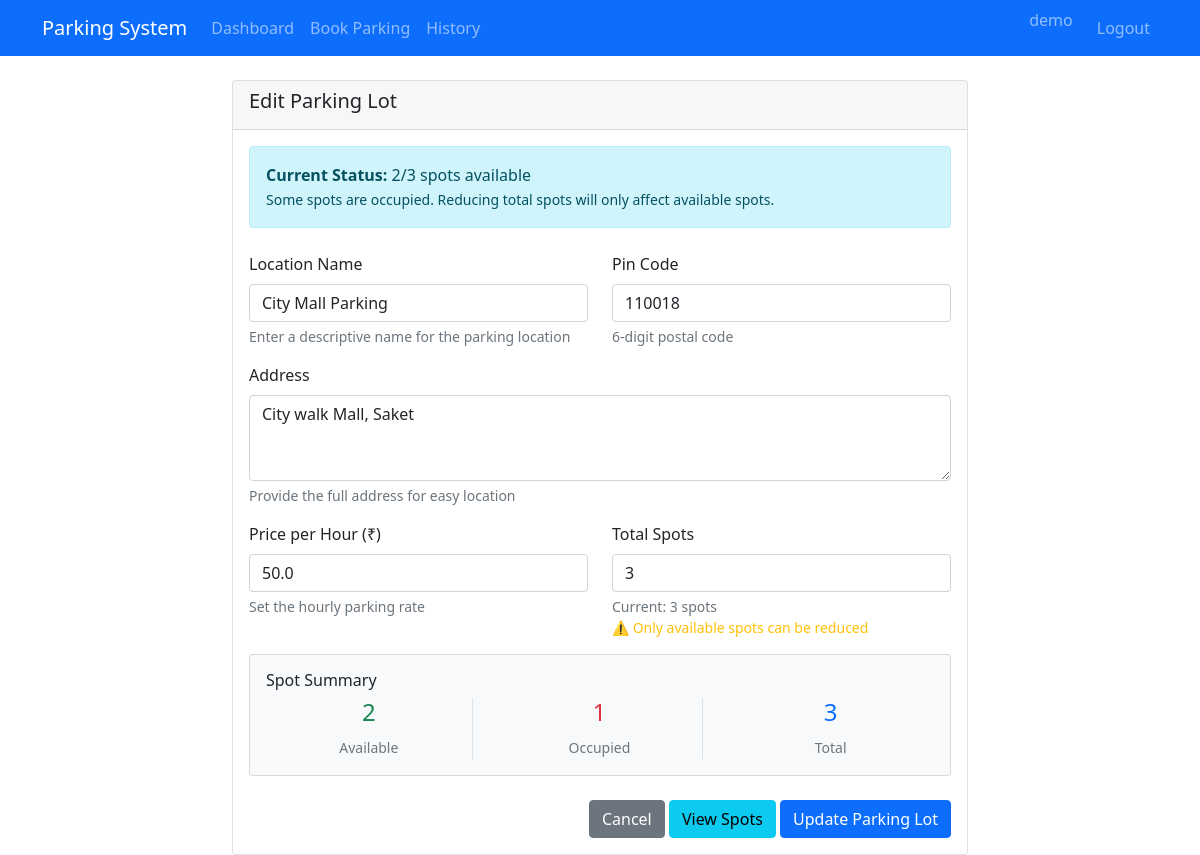
The page /admin/edit-parking-lot/1 (signed in) on the database its author committed.
### models/database.py (models this page shows)
class ParkingLot(db.Model):
    id = db.Column(db.Integer, primary_key=True)
    location_name = db.Column(db.String(100), nullable=False)
    address = db.Column(db.Text, nullable=False)
    pin_code = db.Column(db.String(10), nullable=False)
    price_per_hour = db.Column(db.Float, nullable=False)
    max_spots = db.Column(db.Integer, nullable=False)
    available_spots = db.Column(db.Integer, nullable=False)
    created_at = db.Column(db.DateTime, default=datetime.utcnow)
    spots = db.relationship('ParkingSpot', backref='parking_lot', lazy=True, cascade='all, delete-orphan')

### controllers/admin_controller.py (the view, shortened to what this page needs)
@admin_bp.route('/admin/edit-parking-lot/<int:lot_id>', methods=['GET', 'POST'])
def edit_parking_lot(lot_id):
    if 'admin_id' not in session:
        return redirect(url_for('main.login'))
    lot = ParkingLot.query.get_or_404(lot_id)
    return render_template('admin_edit_lot.html', lot=lot)

### templates/admin_edit_lot.html (shortened to what this page needs)
{% extends "base.html" %}
{% block content %}
<div class="row justify-content-center">
    <div class="col-md-8">
        <div class="card">
            <div class="card-header">
                <h5>Edit Parking Lot</h5>
            </div>
            <div class="card-body">
                <div class="alert alert-info mb-4">
                    <strong>Current Status:</strong> {{ lot.available_spots }}/{{ lot.max_spots }} spots available
                    {% if lot.available_spots < lot.max_spots %}
                        <br><small>Some spots are occupied. Reducing total spots will only affect available spots.</small>
                    {% endif %}
                </div>
                <form method="POST" id="editLotForm">
                    <div class="row">
                        <div class="col-md-6 mb-3">
                            <label for="location_name" class="form-label">Location Name</label>
                            <input type="text" class="form-control" id="location_name" name="location_name"
                                   value="{{ lot.location_name }}" required>
                            <div class="form-text">Enter a descriptive name for the parking location</div>
                        </div>
                        <div class="col-md-6 mb-3">
                            <label for="pin_code" class="form-label">Pin Code</label>
                            <input type="text" class="form-control" id="pin_code" name="pin_code"
                                   value="{{ lot.pin_code }}" maxlength="6" pattern="[0-9]{6}" required>
                            <div class="form-text">6-digit postal code</div>
                        </div>
                    </div>
                    <div class="mb-3">
                        <label for="address" class="form-label">Address</label>
                        <textarea class="form-control" id="address" name="address" rows="3" required>{{ lot.address }}</textarea>
                        <div class="form-text">Provide the full address for easy location</div>
                    </div>
                    <div class="row">
                        <div class="col-md-6 mb-3">
                            <label for="price_per_hour" class="form-label">Price per Hour (₹)</label>
                            <input type="number" class="form-control" id="price_per_hour" name="price_per_hour"
                                   value="{{ lot.price_per_hour }}" step="1" min="1" required>
                            <div class="form-text">Set the hourly parking rate</div>
                        </div>
                        <div class="col-md-6 mb-3">
                            <label for="max_spots" class="form-label">Total Spots</label>
                            <input type="number" class="form-control" id="max_spots" name="max_spots"
                                   value="{{ lot.max_spots }}" min="1" max="200" required>
                            <div class="form-text">
                                Current: {{ lot.max_spots }} spots
                                {% if lot.available_spots < lot.max_spots %}
                                    <br><span class="text-warning">⚠️ Only available spots can be reduced</span>
                                {% endif %}
                            </div>
                        </div>
                    </div>
                    <div class="row mb-4">
                        <div class="col-12">
                            <div class="card bg-light">
                                <div class="card-body">
                                    <h6 class="card-title">Spot Summary</h6>
                                    <div class="row text-center">
                                        <div class="col-md-4">
                                            <div class="border-end">
                                                <h4 class="text-success">{{ lot.available_spots }}</h4>
                                                <small class="text-muted">Available</small>
                                            </div>
                                        </div>
                                        <div class="col-md-4">
                                            <div class="border-end">
                                                <h4 class="text-danger">{{ lot.max_spots - lot.available_spots }}</h4>
                                                <small class="text-muted">Occupied</small>
                                            </div>
                                        </div>
                                        <div class="col-md-4">
                                            <h4 class="text-primary">{{ lot.max_spots }}</h4>
                                            <small class="text-muted">Total</small>
                                        </div>
                                    </div>
                                </div>
                            </div>
                        </div>
                    </div>
                    <div class="text-end">
                        <a href="{{ url_for('admin.view_parking_lots') }}" class="btn btn-secondary">Cancel</a>
                        <a href="{{ url_for('admin.view_spots', lot_id=lot.id) }}" class="btn btn-info">View Spots</a>
                        <button type="submit" class="btn btn-primary">Update Parking Lot</button>
                    </div>
                </form>
            </div>
        </div>
    </div>
</div>
{% endblock %}

### rows shown on the page
ParkingLot: available_spots "2", max_spots "3", location_name "City Mall Parking", pin_code "110018", address "City walk Mall, Saket", price_per_hour "50.0", lot.max_spots-lot.available_spots "1"

### other values the page prints
{{ session.user_name }} "demo"
